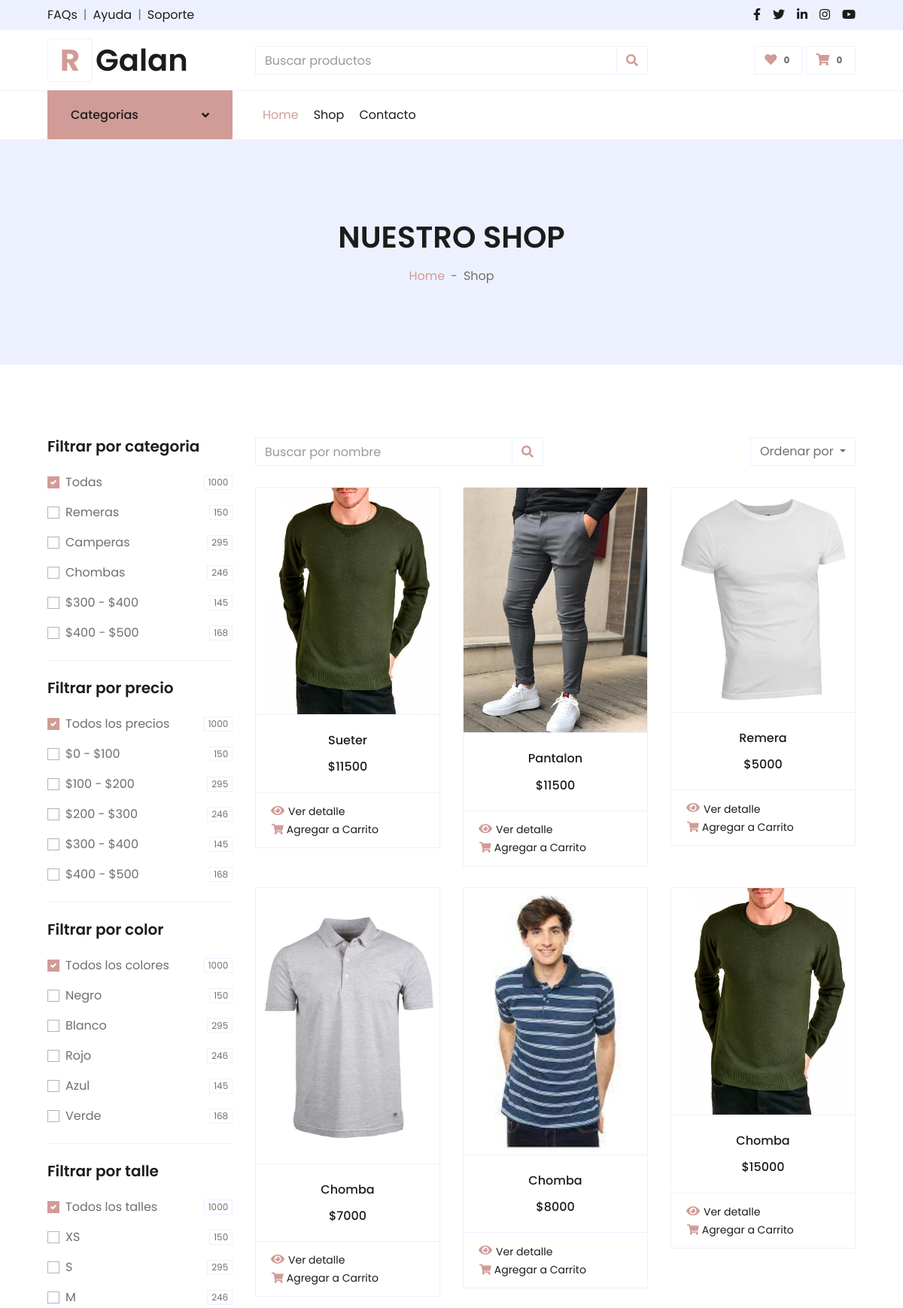
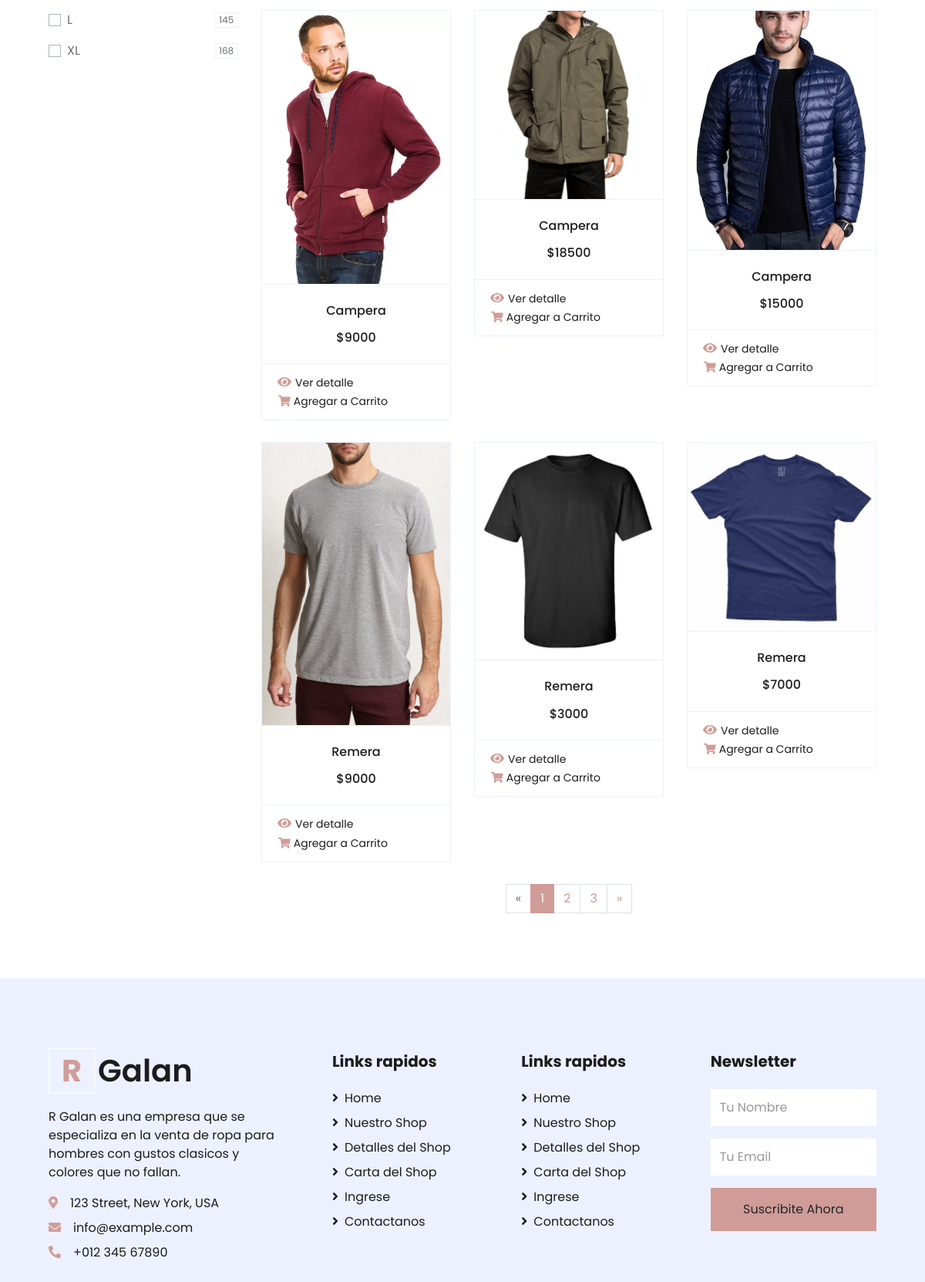
The app's page /sitio/shop.php (upper part) with its own data (2 pictures, top to bottom).
### tables this page shows
CREATE TABLE `articulos` (
  `id` int(11) NOT NULL,
  `categoria` varchar(255) NOT NULL,
  `talle` varchar(255) NOT NULL,
  `color` varchar(255) NOT NULL,
  `detalle` varchar(255) NOT NULL,
  `material` varchar(255) NOT NULL,
  `calce` varchar(255) NOT NULL,
  `precio` int(11) NOT NULL,
  `foto` varchar(255) DEFAULT NULL
);

### sitio/shop.php (the view, shortened to what the rows shown need)
<!DOCTYPE html>
<html lang="en">
<head>
    <link href="https://cdnjs.cloudflare.com/ajax/libs/font-awesome/5.10.0/css/all.min.css" rel="stylesheet">
    <link href="lib/owlcarousel/assets/owl.carousel.min.css" rel="stylesheet">
    <link href="css/style.css" rel="stylesheet">
</head>
<body>
    <div class="container-fluid">
        <div class="row align-items-center py-3 px-xl-5">
            <div class="col-lg-3 d-none d-lg-block">
            <a href="index.php" class="text-decoration-none">
                    <h1 class="m-0 display-5 font-weight-semi-bold"><span class="text-primary font-weight-bold border px-3 mr-1">R</span>Galan</h1>
                </a>
            </div>
        </div>
    </div>
    <div class="container-fluid bg-secondary mb-5">
        <div class="d-flex flex-column align-items-center justify-content-center" style="min-height: 300px">
            <h1 class="font-weight-semi-bold text-uppercase mb-3">Nuestro Shop</h1>
        </div>
    </div>
    <div class="container-fluid pt-5">
        <div class="row px-xl-5">
            <div class="col-lg-9 col-md-12">
                <div class="row pb-3">
                    <?php
                    if ($_POST['buscar']!='') {
                    $sql="select * from articulos  order by id desc";
                    }else{
                        $sql="select * from articulos  order by id desc";
                    }
                    $result = MySQLSESSION_ExecuteSQL($sql);
                       while ($row = mysqli_fetch_array($result)) {
                    ?>
                    <div class="col-lg-4 col-md-6 col-sm-12 pb-1">
                        <div class="card product-item border-0 mb-4">
                            <div class="card-header product-img position-relative overflow-hidden bg-transparent border p-0">
                                <img class="img-fluid w-100" src="uploads/<?php echo $row['foto']; ?>" alt="">
                            </div>
                            <div class="card-body border-left border-right text-center p-0 pt-4 pb-3">
                                <h6 class="text-truncate mb-3"><?php echo $row['categoria']; ?></h6>
                                <div class="d-flex justify-content-center">
                                <h6>$<?php echo $row['precio']; ?></h6>                                </div>
                            </div>
                            <div class="card-footer d-flex justify-content-between bg-light border">
                                <form action="detalle.php" method="post">
                                <i class="fas fa-eye text-primary mr-1"></i><input  type="submit" class="btn btn-sm text-dark p-0" value="Ver detalle" />
                                <a href="" class="btn btn-sm text-dark p-0"><i class="fas fa-shopping-cart text-primary mr-1"></i>Agregar a Carrito</a>
                                </form>
                            </div>
                        </div>
                    </div>
                    <?php } ?>
                </div>
            </div>
        </div>
    </div>
       <div class="container-fluid bg-secondary text-dark mt-5 pt-5">
        <div class="row px-xl-5 pt-5">
            <div class="col-lg-4 col-md-12 mb-5 pr-3 pr-xl-5">
                <a href="" class="text-decoration-none">
                    <h1 class="mb-4 display-5 font-weight-semi-bold"><span class="text-primary font-weight-bold border border-white px-3 mr-1">R</span>Galan</h1>
                </a>
            </div>
        </div>
    </div>
</body>
</html>

### records on screen
articulos: foto (picture), categoria "Sueter", precio "11500"
articulos: foto (picture), categoria "Pantalon", precio "11500"
articulos: foto (picture), categoria "Remera", precio "5000"
articulos: foto (picture), categoria "Chomba", precio "7000"
articulos: foto (picture), categoria "Chomba", precio "8000"
articulos: foto (picture), categoria "Chomba", precio "15000"
articulos: foto (picture), categoria "Campera", precio "9000"
articulos: foto (picture), categoria "Campera", precio "18500"
articulos: foto (picture), categoria "Campera", precio "15000"
articulos: foto (picture), categoria "Remera", precio "9000"
articulos: foto (picture), categoria "Remera", precio "3000"
articulos: foto (picture), categoria "Remera", precio "7000"
